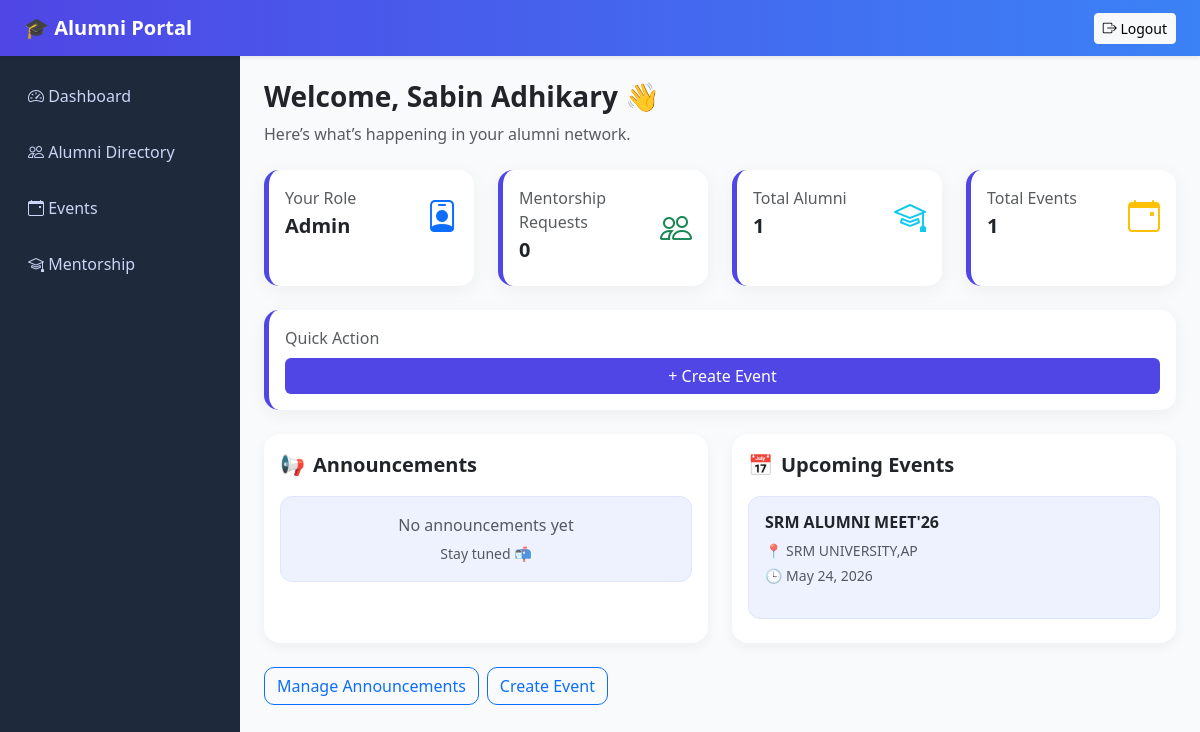
The page /dashboard (signed in) on the database its author committed.
### app/models.py (models this page shows, shortened)
class User(UserMixin, db.Model):
    id = db.Column(db.Integer, primary_key=True)
    name = db.Column(db.String(120), nullable=False)
    email = db.Column(db.String(120), unique=True, nullable=False)
    password_hash = db.Column(db.String(255), nullable=False)
    role = db.Column(db.String(20), nullable=False, default="student")
    created_at = db.Column(db.DateTime, default=datetime.utcnow)
    profile = db.relationship("AlumniProfile", back_populates="user", uselist=False)
    mentorship_requests = db.relationship(
        "Mentorship",
        back_populates="student",
        foreign_keys="Mentorship.student_id",
        lazy=True,
    )
    mentorship_offers = db.relationship(
        "Mentorship",
        back_populates="alumni",
        foreign_keys="Mentorship.alumni_id",
        lazy=True,
    )
    event_registrations = db.relationship(
        "EventRegistration", back_populates="user", cascade="all, delete-orphan"
    )

class Event(db.Model):
    id = db.Column(db.Integer, primary_key=True)
    title = db.Column(db.String(150), nullable=False)
    description = db.Column(db.Text, nullable=False)
    event_date = db.Column(db.DateTime, nullable=False)
    location = db.Column(db.String(150), nullable=False)
    created_by = db.Column(db.Integer, db.ForeignKey("user.id"), nullable=False)
    created_at = db.Column(db.DateTime, default=datetime.utcnow)
    registrations = db.relationship(
        "EventRegistration", back_populates="event", cascade="all, delete-orphan"
    )

### app/routes/alumni_routes.py (the view)
@alumni_bp.route("/dashboard")
@login_required
def dashboard():
    announcements = Announcement.query.order_by(
        Announcement.created_at.desc()
    ).limit(5).all()
    upcoming_events = Event.query.order_by(
        Event.event_date.asc()
    ).limit(5).all()
    total_alumni = User.query.filter_by(role="alumni").count()
    total_events = Event.query.count()
    total_mentorships = Mentorship.query.count()
    context = {
        "announcements": announcements,
        "upcoming_events": upcoming_events,
        "mentorship_count": 0,
        "total_alumni": total_alumni,
        "total_events": total_events,
        "total_mentorships": total_mentorships,  # optional (future use)
    }
    if current_user.role == "student":
        context["mentorship_count"] = Mentorship.query.filter_by(
            student_id=current_user.id
        ).count()
    elif current_user.role == "alumni":
        context["mentorship_count"] = Mentorship.query.filter_by(
            alumni_id=current_user.id
        ).count()
    return render_template("dashboard.html", **context)

### app/models.py (called while the page is built)
@login_manager.user_loader
def load_user(user_id):
    return User.query.get(int(user_id))

### app/templates/dashboard.html
{% extends 'base.html' %}
{% block content %}
<div class="mb-4">
    <h3 class="fw-bold">Welcome, {{ current_user.name or "User" }} 👋</h3>
    <p class="text-muted">Here’s what’s happening in your alumni network.</p>
</div>
<div class="row g-4 mb-4">
    <div class="col-md-3">
        <div class="card stat-card p-3 h-100">
            <div class="d-flex justify-content-between align-items-center">
                <div>
                    <p class="text-muted mb-1">Your Role</p>
                    <h5 class="fw-bold text-capitalize">{{ current_user.role }}</h5>
                </div>
                <i class="bi bi-person-badge fs-2 text-primary"></i>
            </div>
        </div>
    </div>
    <div class="col-md-3">
        <div class="card stat-card p-3 h-100">
            <div class="d-flex justify-content-between align-items-center">
                <div>
                    <p class="text-muted mb-1">Mentorship Requests</p>
                    <h5 class="fw-bold">{{ mentorship_count }}</h5>
                </div>
                <i class="bi bi-people fs-2 text-success"></i>
            </div>
        </div>
    </div>
    <div class="col-md-3">
        <div class="card stat-card p-3 h-100">
            <div class="d-flex justify-content-between align-items-center">
                <div>
                    <p class="text-muted mb-1">Total Alumni</p>
                    <h5 class="fw-bold">{{ total_alumni }}</h5>
                </div>
                <i class="bi bi-mortarboard fs-2 text-info"></i>
            </div>
        </div>
    </div>
    <div class="col-md-3">
        <div class="card stat-card p-3 h-100">
            <div class="d-flex justify-content-between align-items-center">
                <div>
                    <p class="text-muted mb-1">Total Events</p>
                    <h5 class="fw-bold">{{ total_events }}</h5>
                </div>
                <i class="bi bi-calendar-event fs-2 text-warning"></i>
            </div>
        </div>
    </div>
</div>
<div class="mb-4">
    <div class="card stat-card p-3">
        <p class="text-muted mb-2">Quick Action</p>
        {% if current_user.role == 'admin' %}
            <a href="{{ url_for('admin.create_event') }}" class="btn btn-primary w-100">+ Create Event</a>
        {% elif current_user.role == 'alumni' %}
            <a href="{{ url_for('alumni.profile') }}" class="btn btn-primary w-100">Update Profile</a>
        {% else %}
            <a href="{{ url_for('mentorship.mentorship_home') }}" class="btn btn-primary w-100">Request Mentor</a>
        {% endif %}
    </div>
</div>
<div class="row g-4">
    <div class="col-md-6">
        <div class="card dashboard-card p-3 h-100 d-flex flex-column">
            <div class="d-flex align-items-center mb-3">
                <span class="fs-5 me-2">📢</span>
                <h5 class="fw-bold mb-0">Announcements</h5>
            </div>
            <div class="flex-grow-1">
                {% for a in announcements %}
                    <div class="announcement-box p-3 mb-2">
                        <h6 class="fw-semibold">{{ a.title }}</h6>
                        <p class="small text-muted">{{ a.content }}</p>
                    </div>
                {% else %}
                    <div class="announcement-box text-center p-3">
                        <p class="text-muted mb-1">No announcements yet</p>
                        <small class="text-muted">Stay tuned 📬</small>
                    </div>
                {% endfor %}
            </div>
        </div>
    </div>
    <div class="col-md-6">
        <div class="card dashboard-card p-3 h-100">
            <div class="d-flex align-items-center mb-3">
                <span class="fs-5 me-2">📅</span>
                <h5 class="fw-bold mb-0">Upcoming Events</h5>
            </div>
            {% for event in upcoming_events %}
                <div class="event-box p-3 mb-2">
                    <h6 class="fw-semibold">{{ event.title }}</h6>
                    <p class="small text-muted mb-1">📍 {{ event.location }}</p>
                    <p class="small text-muted">🕒 {{ event.event_date.strftime('%b %d, %Y') }}</p>
                </div>
            {% else %}
                <div class="event-box text-center p-3">
                    <p class="text-muted">No events scheduled 📭</p>
                </div>
            {% endfor %}
        </div>
    </div>
</div>
{% if current_user.role == 'admin' %}
<div class="mt-4 d-flex gap-2">
    <a class="btn btn-outline-primary" href="{{ url_for('admin.announcements') }}">Manage Announcements</a>
    <a class="btn btn-outline-primary" href="{{ url_for('admin.create_event') }}">Create Event</a>
</div>
{% endif %}
{% endblock %}

### app/static/css/style.css (style rules this page uses)
body { background-color: #f5f7fb; font-family: 'Segoe UI', sans-serif; }
.card { border: none; border-radius: 15px; box-shadow: 0 4px 20px rgba(0,0,0,0.05); transition: 0.3s; }
.btn-primary { background: #4f46e5; border: none; }
.stat-card { border-left: 5px solid #4f46e5; }
h5 { font-weight: 600; }
.btn-outline-primary { border-radius: 10px; }
.dashboard-card { border-radius: 16px; }
.announcement-box, .event-box { background: #eef2ff; border: 1px solid #e0e5ff; border-radius: 12px; padding: 12px; transition: all 0.2s ease; }
.dashboard-card { display: flex; flex-direction: column; background: #ffffff; border-radius: 16px; box-shadow: 0 4px 12px rgba(0,0,0,0.05); }

### rows shown on the page
User: name "Sabin Adhikary", role "Admin"
Event: title "SRM ALUMNI MEET'26", location "SRM UNIVERSITY,AP", event_date "May 24, 2026"

### other values the page prints
{{ mentorship_count }} "0"
{{ total_alumni }} "1"
{{ total_events }} "1"
